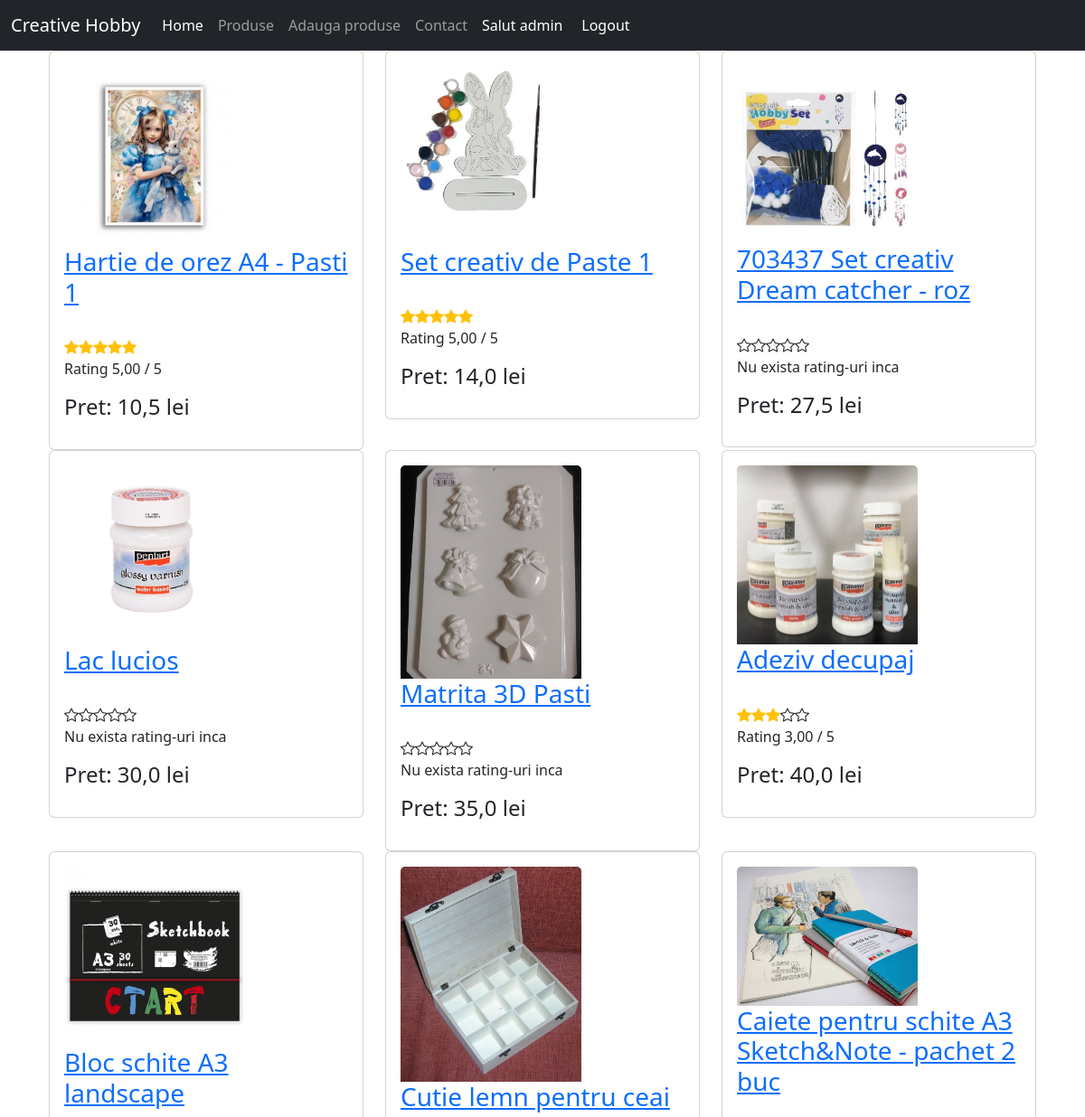
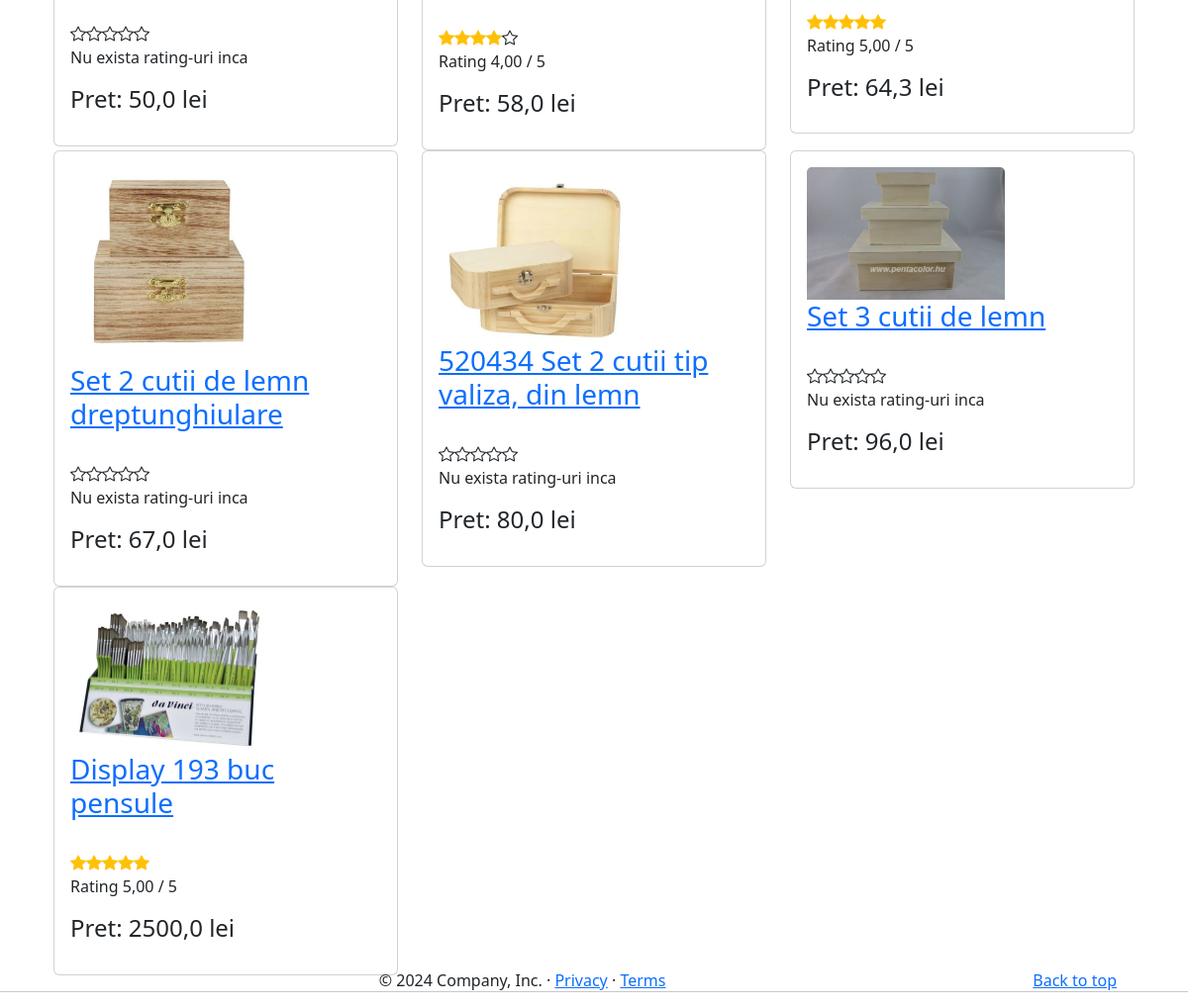
The app's page /produs/lista (signed in) with its own data (2 pictures, top to bottom).
### app/models.py (models this page shows, shortened)
class Produs(models.Model):
    producator = models.ForeignKey(Producator, null=True, blank = True, on_delete=models.CASCADE)
    titlu = models.CharField(max_length=50) #unique=True - daca vrem sa nu avem dubluri la nume
    pret = models.FloatField(db_index = True)
    stoc = models.IntegerField(default=0)
    descriere = models.CharField(max_length=1024, null=True, blank=True, help_text="Introduceti o descriere" )
    imagine = models.FileField(null=True, blank=True)
    created = models.DateTimeField(auto_now_add=True)
    updated = models.DateTimeField(auto_now=True)
    def __str__(self):
        return f"{self.titlu}"
    class Meta:
        verbose_name_plural = "Produs"
    @property
    def rating(self):
        rating = 0
        recenzii = self.recenzie_set.all()
        for recenzie in recenzii:
            rating += recenzie.rating
        try:
            return rating // len(recenzii)
        except ZeroDivisionError:
            return 0

class Recenzie(models.Model):
    produs = models.ForeignKey(Produs, on_delete=models.CASCADE)
    rating = models.IntegerField(default=1)
    titlu = models.CharField(max_length=20)
    descriere = models.CharField(max_length=100)
    class Meta:
        verbose_name_plural = "Recenzie"

### app/views.py (the view)
# urls.py: path("produs/lista", views.lista_produse, name ="pagina-produse" ),
def lista_produse(request):
    produse = Produs.objects.all().select_related("producator").prefetch_related("recenzie_set")
    if "pret_maxim" in request.GET:
        produse = produse.filter(pret__lt=int(request.GET["pret_maxim"]))
    if "search" in request.GET:
        produse = produse.filter(titlu__icontains=request.GET["search"])
    produse = produse.order_by("pret")
    return render(request, "produse.html", {"produse": produse})

### app/templatetags/my_filters.py (called while the page is built)
@register.filter(name="starrating")
def starrating(value):
    return_value = ""
    for i in range(5):
        classes = " bi "
        if value > i:
            if value < i+1:
                classes += " bi-star-half "
            else:
                classes += " bi-star-fill "
            classes += " text-warning "
        else:
            classes += "bi-star"
        return_value += f'<i class="{classes}"></i>'
    return mark_safe(return_value)

### app/templates/produse.html (shortened to what this page needs)
{% extends "base.html" %}
{% load my_filters %}
{% block body %}
{% include "lista_produse.html" %}
{% endblock body %}

### app/templates/base.html (shortened to what this page needs)
<!Doctype html>
<html>
    <head>
        <link rel="stylesheet" href="https://cdn.jsdelivr.net/npm/bootstrap-icons@1.3.0/font/bootstrap-icons.css">
        <link href="https://cdn.jsdelivr.net/npm/bootstrap@5.3.2/dist/css/bootstrap.min.css" rel="stylesheet">
    </head>
    <body>
        <header data-bs-theme="dark">
            <nav class="navbar navbar-expand-md navbar-dark fixed-top bg-dark">
              <div class="container-fluid">
                <a class="navbar-brand" href="#">Creative Hobby</a>
                <div class="collapse navbar-collapse" id="navbarCollapse">
                  <ul class="navbar-nav me-auto mb-2 mb-md-0">
                    <li class="nav-item">
                      <a class="nav-link active" aria-current="page" href="{% url 'home' %}">Home</a>
                    </li>
                    <li class="nav-item">
                      <a class="nav-link" href="{% url 'pagina-produse' %}">Produse</a>
                    </li>
                    {% if request.user.is_staff %}
                    <li class="nav-item">
                      <a class="nav-link" href="{% url 'adauga-produs' %}">Adauga produse</a>
                    </li>
                    {% endif%}
                    <li class="nav-item">
                      <a class="nav-link" aria-current="page" href="{% url 'contact' %}">Contact</a>
                    </li>
                    <li class="nav-item">
                     {% if request.user.is_authenticated %}
                       <a class="nav-link active" aria-current="page" href="{% url 'logout' %}">Salut {{ request.user.username}} &nbsp;&nbsp;&nbsp; Logout</a>
                     {% else %}
                       <a class="nav-link active" aria-current="page" href="{% url 'login' %}">Login</a>
                     {% endif%}
                  </li>
                  </ul>
                </div>
              </div>
            </nav>
          </header>
        <div class="container">
          <h1> Creative Hobby </h1>
        {% block body %}
        {% endblock body %}
        </div>
        <hr class="featurette-divider">
        <footer class="container" style = "bottom:0 !important; position: fixed; text-align:center;" >
            <p class="float-end"><a href="#">Back to top</a></p>
            <p>&copy; 2024 Company, Inc. &middot; <a href="#">Privacy</a> &middot; <a href="#">Terms</a></p>
          </footer>
    </body>
</html>

### app/templates/lista_produse.html (shortened to what this page needs)
{% load my_filters %}
<div class="container">
    <div class="row">
      {% for produs in produse %}
        <div class="col-md-4">
          <div class="card">
            <div class="card-body">
              <h3 class="card-title">
                <img style='width:200px; height:auto; ' src="{%if produs.imagine %}{{ produs.imagine.url }}{% endif %}" class="card-img-top"></br>
                <a href="{% url 'pagina-produs' produs.id %}" target="_blank">{{ produs }} </a>
            </h3>
            <br>
            {{ produs.rating|starrating }}
            {% if produs.rating > 0 %}
            <p class="card-text">Rating {{ produs.rating|floatformat:2 }} / 5</p>
            {% else %}
            <p class="card-text">Nu exista rating-uri inca</p>
            {% endif %}
            <p class="card-text"> <h4> Pret: {{ produs.pret }} lei</h4> </p>
          </div>
        </div>
      </div>
      {% if forloop.counter|divisibleby:3 %}
      </div>
      <div class="row">
      {% endif %}
    {% endfor %}
  </div>
</div>

### records on screen
Produs: imagine (picture), titlu "Hartie de orez A4 - Pasti 1", rating "5,00", pret "10,5"
Produs: imagine (picture), titlu "Set creativ de Paste 1", rating "5,00", pret "14,0"
Produs: imagine (picture), titlu "703437 Set creativ Dream catcher - roz", shows "Nu exista rating-uri inca", pret "27,5"
Produs: imagine (picture), titlu "Lac lucios", shows "Nu exista rating-uri inca", pret "30,0"
Produs: imagine (picture), titlu "Matrita 3D Pasti", shows "Nu exista rating-uri inca", pret "35,0"
Produs: imagine (picture), titlu "Adeziv decupaj", rating "3,00", pret "40,0"
Produs: imagine (picture), titlu "Bloc schite A3 landscape", shows "Nu exista rating-uri inca", pret "50,0"
Produs: imagine (picture), titlu "Cutie lemn pentru ceai", rating "4,00", pret "58,0"
Produs: imagine (picture), titlu "Caiete pentru schite A3 Sketch&Note - pachet 2 buc", rating "5,00", pret "64,3"
Produs: imagine (picture), titlu "Set 2 cutii de lemn dreptunghiulare", shows "Nu exista rating-uri inca", pret "67,0"
Produs: imagine (picture), titlu "520434 Set 2 cutii tip valiza, din lemn", shows "Nu exista rating-uri inca", pret "80,0"
Produs: imagine (picture), titlu "Set 3 cutii de lemn", shows "Nu exista rating-uri inca", pret "96,0"
Produs: imagine (picture), titlu "Display 193 buc pensule", rating "5,00", pret "2500,0"

### other values on screen
{{ request.user.username }} "admin"
